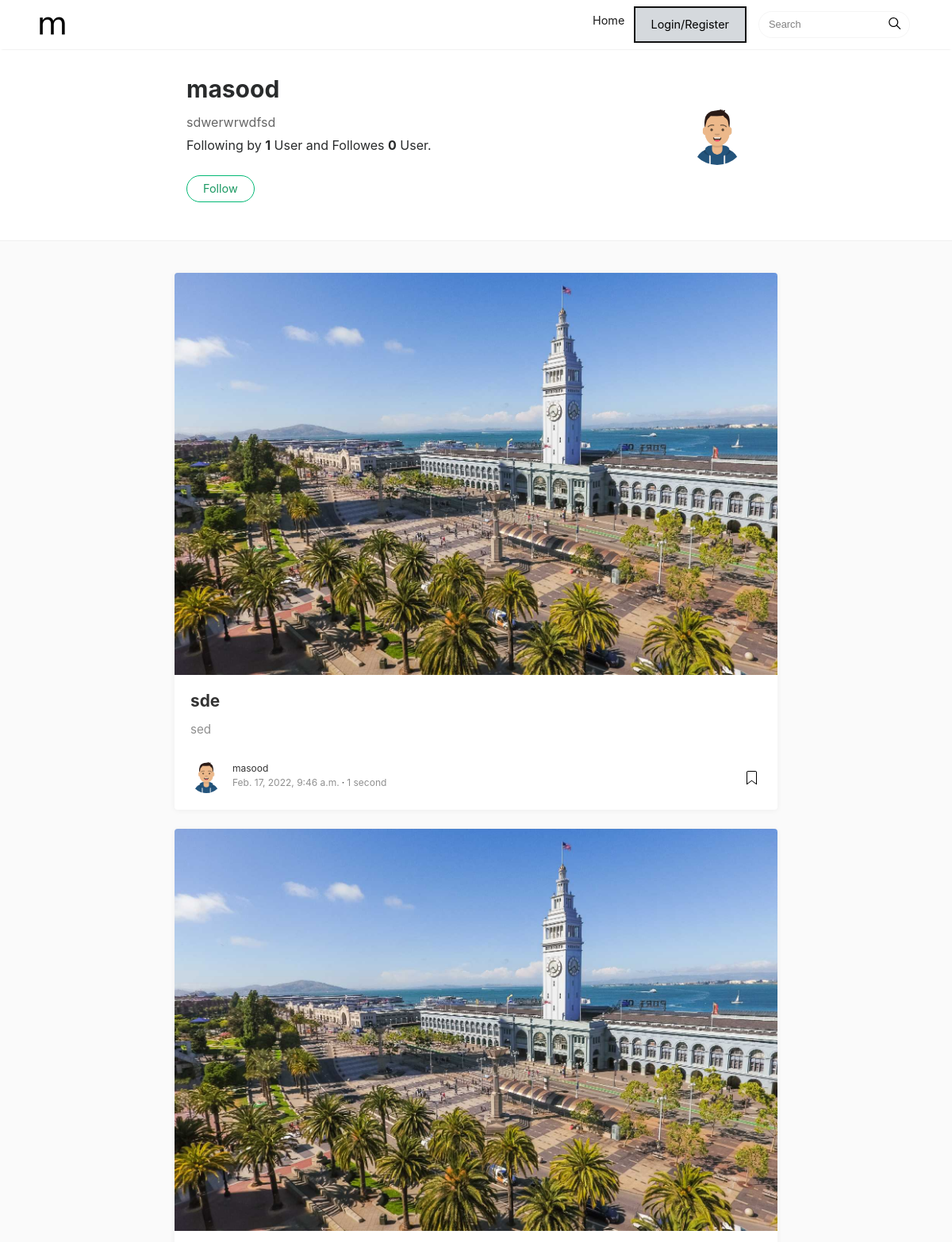
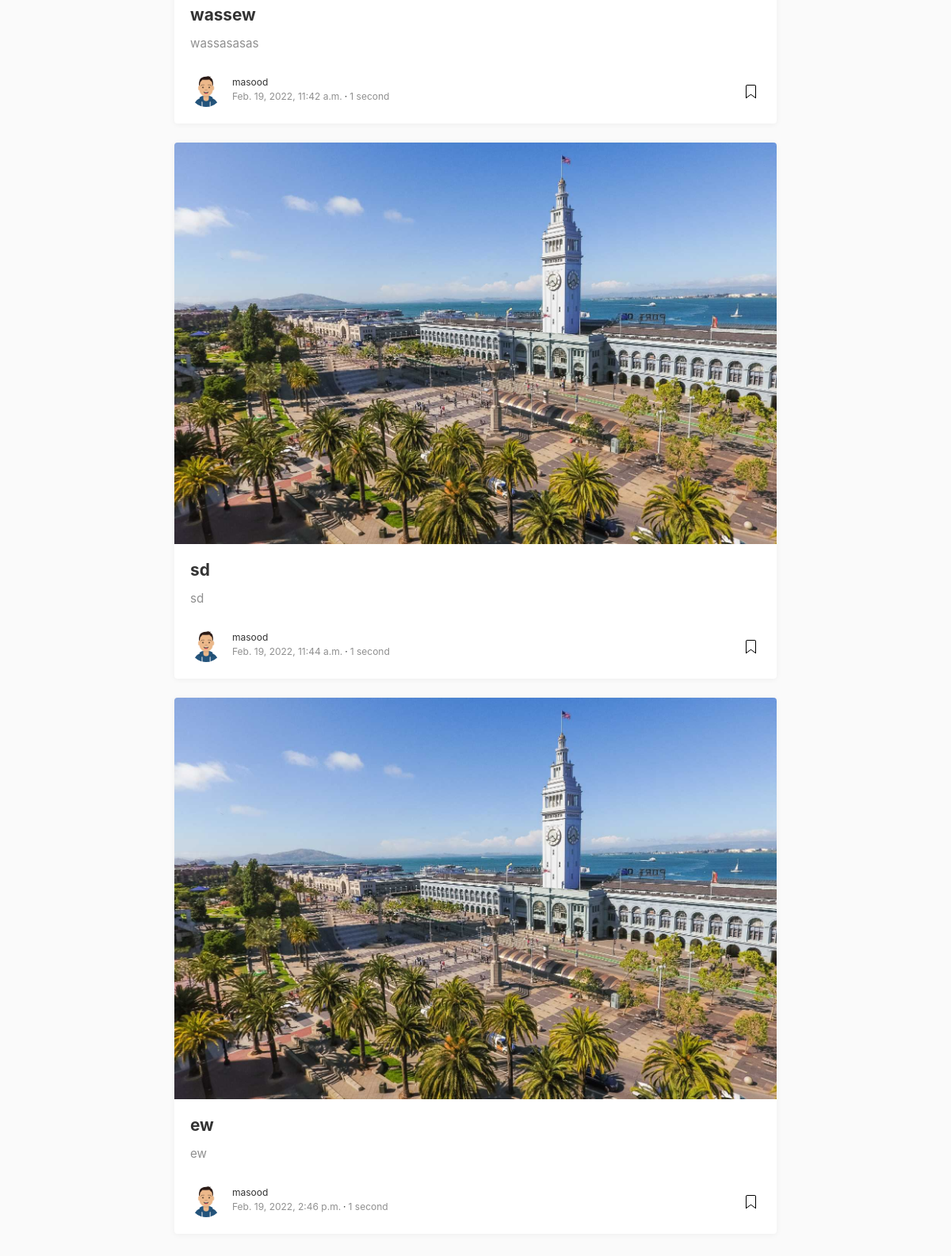
Page /accounts/profile/7ae3859e-a83a-473f-8ec5-f99d26ebc10f on the committed database (2 pictures, top to bottom).
### users/models.py (models this page shows, shortened)
class Profile(models.Model):
    username = models.CharField(max_length=200, unique=True)
    name =  models.CharField(max_length=200, null=True, blank=True)
    email = models.EmailField(max_length=500, blank=True, null=True)
    user = models.OneToOneField(User, on_delete=models.CASCADE, null=True, blank=True)
    id = models.UUIDField(default=uuid.uuid4, primary_key=True, unique=True, editable=False)
    profile_image = models.ImageField (default='profiles/default.jpg', blank=True, upload_to='profiles/')
    created = models.DateTimeField(auto_now_add=True)
    following = models.ManyToManyField('self', symmetrical=False, blank=True, related_name='followers')
    bio = models.TextField(max_length=600, null=True, blank=True)
    def get_absolute_url(self):
        return reverse("profile_detail", kwargs={"pk": self.id})

### articles/models.py (models this page shows, shortened)
class Post(models.Model):
    owner = models.ForeignKey(Profile, on_delete=models.CASCADE, blank=True)
    title = models.CharField(max_length=300)
    body = models.TextField()
    id = models.BigAutoField(primary_key=True, editable=False, unique=True)
    created = models.DateTimeField(auto_now_add=True)
    image = models.ImageField(default='c2.jpg', null=True, blank=True, upload_to='')
    tags = models.ManyToManyField('Tag', blank=True)
    slug = models.SlugField(max_length=300, null=True, blank=True, unique=True)
    @property
    def reading_time(self):
        word_count = len(self.body.split())
        time = word_count / 200
        round_time = round(time)
        if time < 1:
            time = "1 second"
        else:
            time = f"{round_time} minute"
        return time
    def get_absolute_url(self):
        return reverse('post_detail', kwargs={"slug": self.slug})

### users/views.py (the view)
# urls.py: path('profile/<str:pk>', views.ProfileView.as_view(), name='profile_detail'),
class ProfileView(DetailView):
    template_name = 'users/show-user.html'
    model = Profile
    context_object_name = 'user'

### users/templates/users/show-user.html (shortened to what this page needs)
{% extends 'main.html' %}
{% block content %}
<div class="container">
	<div class="row">
		<div class="col-md-2"></div>
		<div class="col-md-8 col-md-offset-2">
			<div class="mainheading">
				<div class="row post-top-meta authorpage">
					<div class="col-md-10 col-xs-12">
						<h1>{{user.name}}</h1>
						<span class="author-description">{{user.bio|default_if_none:" "}}</span>
						<br>
						<p>
						Following by <strong>{{user.following.count}}</strong>
						User and Followes <strong>{{user.followers.count}}</strong> User.
						</p>
						{% if request.user.profile == user %}
						<a class="btn info" href="{% url 'profile'%} ">Account</a>
						{% else %}
						{% if request.user.profile in user.following.all %}
                        <a href="{% url 'follow' user.id %}" class="btn follow">Unfollow</a><br>
						{% else %}
						<a href="{% url 'follow' user.id %}" class="btn follow">Follow</a><br>
						{% endif %}
						{% endif %}
					</div>
					<div class="col-md-2 col-xs-12">
						<img class="author-thumb" src="{{user.profile_image.url}}" alt="Sal">
					</div>
				</div>
			</div>
		</div>
	</div>
</div>
<div class="graybg authorpage">
	<div class="container">
		<div class="listrecent listrelated">
            {% for post in user.post_set.all %}
		    <div class="authorpostbox">
					<div class="card">
		        <a href="{{post.owner.get_absolute_url}}">
		        <img class="img-fluid img-thumb" src="assets/img/demopic/9.jpg" alt="">
		        </a>
		        <div class="card-block">
		          <h2 class="card-title"><a href="{{post.get_absolute_url}}">{{post.title}}</a></h2>
              <h4 class="card-text">{{post.body|slice:"50"}}</h4>
              <div class="metafooter">
		            <div class="wrapfooter">
		              <span class="meta-footer-thumb">
		              <a href="author.html"><img class="author-thumb" src="{{post.owner.profile_image.url}}" alt="Sal"></a>
		              </span>
		              <span class="author-meta">
		              <span class="post-name"><a href="{{post.owner.get_absolute_url}}">{{post.owner.username}}</a></span><br/>
		              <span class="post-date">{{post.created}}</span><span class="dot"></span><span class="post-read">{{post.reading_time}}</span>
		              </span>
		              <span class="post-read-more"><a href="post.html" title="Read Story"></a></span>
		            </div>
		          </div>
		        </div>
					</div>
		    </div>
            {% endfor %}
		</div>
	</div>
</div>
{% endblock content %}

### static/assets/css/mediumish.css (style rules this page uses)
body { padding-top:5rem; }
.mainheading { padding:1rem 0rem; }
a { color:#00ab6b; }
a,a:hover { transition:all 0.2s; }
.listfeaturedtag h2.card-title,.listrecent h2.card-title { font-size:1.3rem; font-weight:700; line-height: 1.25; }
.listfeaturedtag h2.card-title a,.listrecent h2.card-title a { color:rgba(0,0,0,.8); }
.listfeaturedtag h4.card-text,.listrecent h4.card-text { color:rgba(0,0,0,.44); font-size:0.95rem; line-height:1.4; font-weight:400; }
.listrecent .wrapfooter { font-size:12px; margin-top:30px; }
.author-thumb { width:40px; height:40px; float:left; margin-right:13px; border-radius:100%; }
.post-top-meta { margin-bottom:2rem; }
.post-top-meta .author-thumb { width:72px; height:72px; }
.post-top-meta.authorpage .author-thumb { margin-top:40px; }
.post-top-meta span { font-size:0.9rem; color:rgba(0,0,0,.44); display:inline-block; }
.post-top-meta .author-description { margin-bottom:5px; margin-top:5px; font-size:0.95rem; }
.author-meta { flex:1 1 auto; white-space:nowrap!important; text-overflow:ellipsis!important; overflow:hidden!important; }
span.post-name,span.post-date,span.author-meta { display:inline-block; }
span.post-date,span.post-read { color:rgba(0,0,0,.44); }
span.post-read-more { align-items:center; display:inline-block; float:right; margin-top:8px; }
span.post-read-more a { color:rgba(0,0,0,.44); }
span.post-name a,span.post-read-more a:hover { color:rgba(0,0,0,.8); }
.dot:after { content:"·"; margin-left:3px; margin-right:3px; }
.graybg { background-color:#fafafa; padding:40px 0 46px; position:relative; }
.listrelated .card { box-shadow:0 1px 7px rgba(0,0,0,.05); border:0; }
.card { border-radius:4px; }
.card .img-thumb { border-top-right-radius:4px; border-top-left-radius:4px; }
.btn.follow { border-color:#02B875; color:#1C9963; padding:3px 10px; text-align:center; border-radius:999em; font-size:0.85rem; display:inline-block; }
.post-top-meta .btn.follow { margin-left:5px; margin-top:-4px; }
.authorpage h1 { font-weight:700; font-size:30px; }
.post-top-meta.authorpage .author-thumb { float:none; }
.authorpage .author-description { font-size:1rem; color:rgba(0,0,0,.6); }
.post-top-meta.authorpage .btn.follow { padding:7px 20px; margin-top:10px; margin-left:0; font-size:0.9rem; }
.graybg.authorpage { border-top:1px solid #f0f0f0; }
.authorpostbox { width:760px; margin:0px auto; margin-bottom:1.5rem; max-width:100%; }
.authorpostbox .img-thumb { width:100%; }

### rows in the picture
Profile: name "masood", bio "sdwerwrwdfsd", following.count "1", followers.count "0", profile_image (picture)
Post: title "sde", body "sed", owner.profile_image (picture), owner.username "masood", created "Feb. 17, 2022, 9:46 a.m.", reading_time "1 second"
Post: title "wassew", body "wassasasas", owner.profile_image (picture), owner.username "masood", created "Feb. 19, 2022, 11:42 a.m.", reading_time "1 second"
Post: title "sd", body "sd", owner.profile_image (picture), owner.username "masood", created "Feb. 19, 2022, 11:44 a.m.", reading_time "1 second"
Post: title "ew", body "ew", owner.profile_image (picture), owner.username "masood", created "Feb. 19, 2022, 2:46 p.m.", reading_time "1 second"
